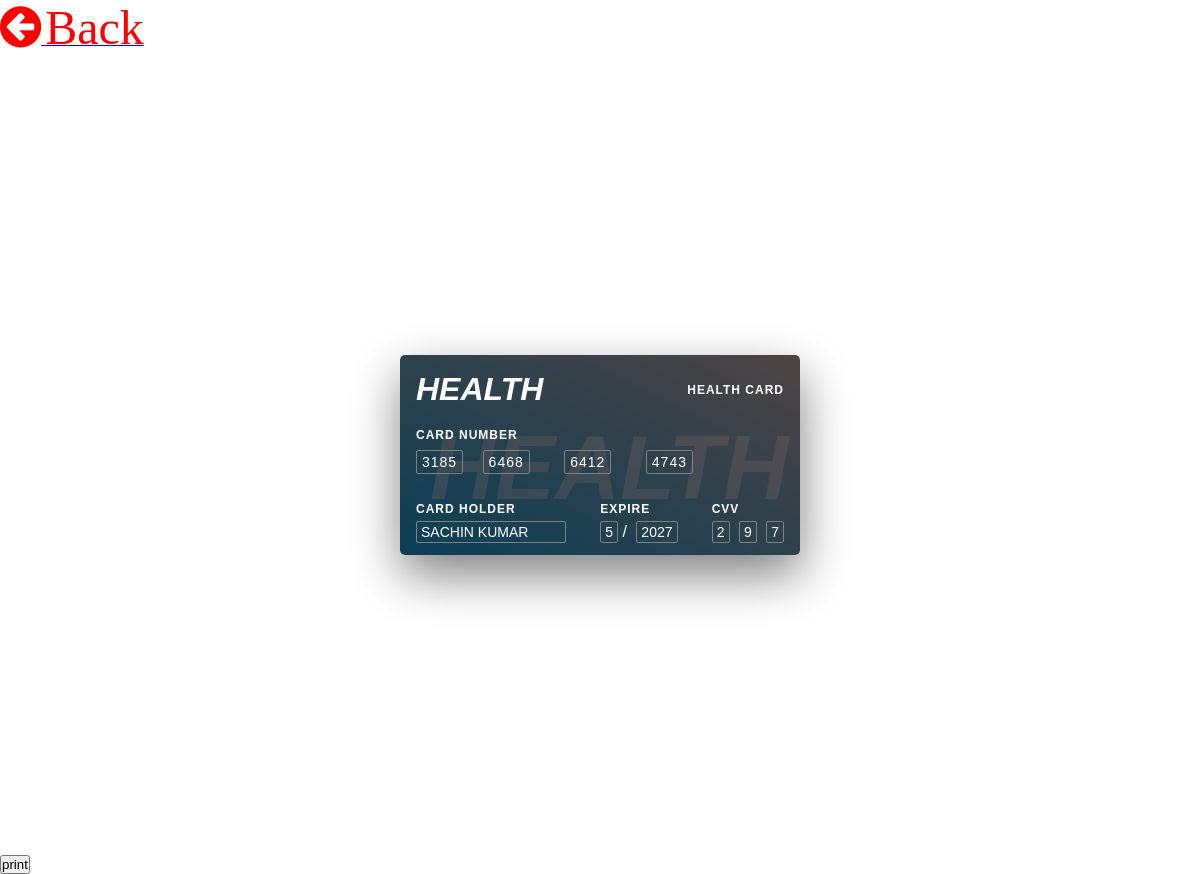
The app's page /health_card (signed in) with its own data.
### health/models.py (models this page shows, shortened)
class Patient(models.Model):
    user = models.ForeignKey(User,on_delete=models.CASCADE,null=True)
    blood_group = models.CharField(max_length=10,choices=blood_group,null=True)
    health_uid = models.CharField(max_length=16,null=True)
    ex_year= models.CharField(max_length=10,null=True)
    ex_month= models.CharField(max_length=10,null=True)
    cvv = models.CharField(max_length=10,null=True)
    mobile = models.CharField(max_length=10,null=True)
    address = models.CharField(max_length=100,null=True)
    card_status = models.CharField(max_length=100,null=True)
    dob = models.DateField(null=True)
    image = models.FileField(null=True)

### health/views.py (the view, shortened to what this page needs)
# urls.py: path('health_card',health_card,name="health_card"),
def health_card(request):
    data=Patient.objects.get(user = request.user)
    first = data.health_uid[:4]
    second = data.health_uid[4:8]
    third = data.health_uid[8:12]
    fourth = data.health_uid[12:16]
    d={'data':data,'first':first,'second':second,'third':third,'fourth':fourth}
    return render(request,'patient/health_card.html',d)

### health/templates/patient/health_card.html (shortened to what this page needs)
<html lang="en">
<head>
</head>
<link rel="stylesheet" href="https://cdnjs.cloudflare.com/ajax/libs/font-awesome/4.7.0/css/font-awesome.min.css">
<body>
<a href="{% url 'patient_dashboard' %}" ><i class="fa fa-arrow-circle-left" style="font-size:48px;color:red"></i> <span style="font-size:48px;color:red"">Back</span></a>
    <div class="container">
        <div class="card print-container">
             <h3><i>health</i></h3>
            <div class="top">
                <h1><i>health</i></h1>
                <h2>Health Card</h2>
            </div>
            <div class="mid">
                <h2>card number</h2>
                <div class="card-number">
                    <span>{{first}}</span>
                    <span>{{second}}</span>
                    <span>{{third}}</span>
                    <span>{{fourth}}</span>
                </div>
            </div>
            <div class="bottom">
                <div class="card-holder">
                    <h2>card holder</h2>
                    <span>{{data.user.first_name}} {{data.user.last_name}}</span>
                </div>
                <div class="express">
                    <h2>expire</h2>
                    <span>{{data.ex_month}}</span> /
                    <span>{{data.ex_year}}</span>
                </div>
                <div class="cvv">
                    <h2>cvv</h2>
                    <span>{{data.cvv.0}}</span>
                    <span>{{data.cvv.1}}</span>
                    <span>{{data.cvv.2}}</span>
                </div>
            </div>
        </div>
    </div>
<button onclick="window.print();">print</button>
</body>
</html>

### health/templates/patient/health_card.html (style rules this page uses)
* { margin: 0; padding: 0; box-sizing: border-box; }
.container { width: 100vw; height: 100vh; display: flex; justify-content: center; align-items: center; font-family: sans-serif; font-weight: 100; color: white; }
.card { width: 400px; height: 200px; position: relative; background: linear-gradient(to top right, rgb(11,63,87), rgb(78,68,68)); box-shadow: 1px 20px 50px grey; border-radius: 5px; padding: 1em; z-index: 2; }
.card .top { display: flex; justify-content: space-between; align-items: center; }
h1 { font-size: 32px; text-transform: uppercase; }
h2 { font-size: 12px; text-transform: uppercase; letter-spacing: 1px; }
h3 { position: absolute; bottom: 35px; left: 30px; font-size: 90px; text-transform: uppercase; color: rgb(120,101,101); opacity: 0.3; z-index: -4; }
.card .mid { display: flex; flex-direction: column; margin-top: 20px; }
.card .mid .card-number span { border: 1px solid grey; padding: 3px 5px; display: inline-block; font-size: 14px; letter-spacing: 1px; border-radius: 2px; }
.card-number span + span { margin: 8px 15px; }
.card .bottom { display: flex; justify-content: space-between; align-items: center; margin-top: 20px; }
.card .bottom span { display: inline-block; border: 1px solid grey; padding: 2px 4px; border-radius: 2px; font-size: 14px; margin-top: 5px; text-transform: uppercase; }
.card .bottom .card-holder span { width: 150px; height: 22px; }
.bottom span + span { margin-left: 5px; }

### records on screen
Patient: user.first_name "SACHIN", user.last_name "KUMAR", ex_month "5", ex_year "2027", cvv.0 "2", cvv.1 "9", cvv.2 "7"

### other values on screen
{{ first }} "3185"
{{ second }} "6468"
{{ third }} "6412"
{{ fourth }} "4743"
